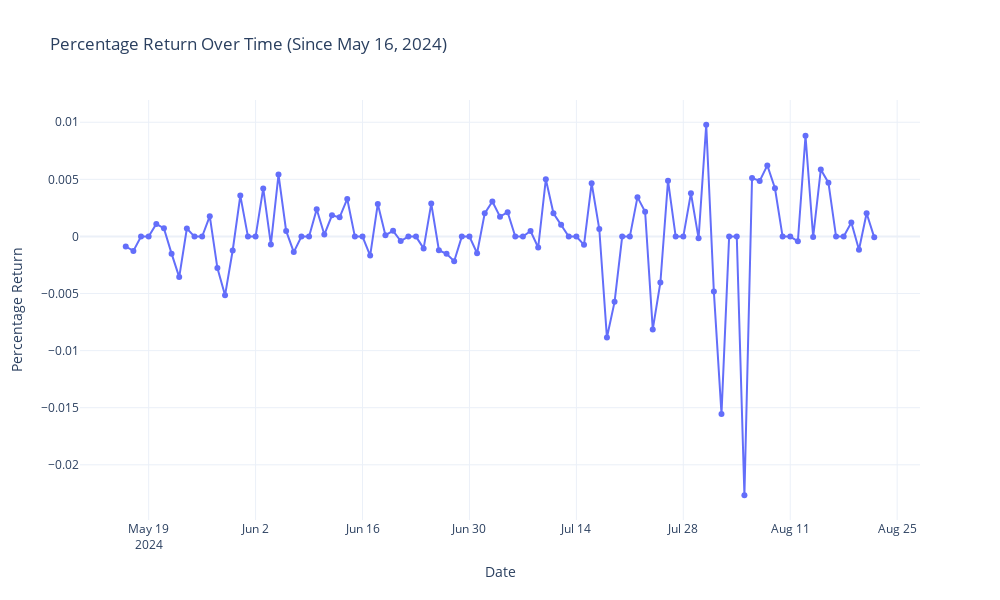

Notebook source saved alongside this figure:
### Markdown cell above
## Automatize Forecast from Indexa Capital

Using this template, let's create a connection with Indexa Capital with the [API documentation](https://indexacapital.com/en/api-rest-v1)

Below is the extraction of performance from the account:E5Z7U6AC

### Code cell
import pandas as pd
import requests
import plotly.graph_objects as go

# Define the function to return the Performance using the token
def get_account_positions(token):
    # Prepare API request
    host = "https://api.indexacapital.com"
    url = f"{host}/stats/performance"
    
    # Define the headers
    headers = {
        'X-AUTH-TOKEN': token,
        'Accept': '*/*'
    }
    
    # Send the query using GET method
    response = requests.get(url, headers=headers)
    
    # Check if the response was successful
    if response.status_code == 200:
        # Parse response JSON data
        data = response.json()
        
        # Extract 'history_data' from the response
        if 'history_data' in data:
            history_data = data['history_data']
            
            # Convert history_data into a DataFrame
            df = pd.DataFrame.from_dict(history_data, orient='index')
            
            # Optionally, convert the 'date' column to a datetime object
            df['date'] = pd.to_datetime(df['date'])
            
            # Set the date as the index
            df.set_index('date', inplace=True)
            
            # Multiply the 'percentage_return' by 100 to get percentage points
            if 'percentage_return' in df.columns:
                df['percentage_return'] = df['percentage_return']
            
            # Return the DataFrame
            return df
        else:
            print("Error: 'history_data' not found in the response.")
            return None
    else:
        # Handle errors
        print(f"Error: {response.status_code}, {response.text}")
        return None

# Example usage
token = "eyJ0eXAiOiJKV1QiLCJhbGciOiJIUzI1NiJ9.eyJhdXRoX2J5IjoiYXBpK2luZGV4YV9vMiIsImJpb21ldHJpYyI6ZmFsc2UsImRldmljZSI6bnVsbCwiZW5kcG9pbnQiOiJodHRwOlwvXC9hcGkuaW5kZXhhY2FwaXRhbC5jb20iLCJpYXQiOjE3MjM4MjE3NTMsImlzcyI6IkluZGV4YSBDYXBpdGFsIiwic3ViIjoianVhbnNlc2ExOTk2QGdtYWlsLmNvbSJ9.P-HXeM9iOiXIANtSf45t-s0BXHlf-EaMk0QZT2N7aLQ"
history_df = get_account_positions(token)

# Filter and plot the data since May 16, 2024
if history_df is not None:
    # Filter data for dates greater than or equal to May 16, 2024
    filtered_df = history_df[history_df.index >= '2024-05-16']

    # Calculate the average percentage return
    average_return = filtered_df['percentage_return'].mean()

    # Print the average return
    print(f"Average Percentage Return Since May 16, 2024: {average_return:.4f}")

    # Create a plotly figure
    fig = go.Figure()

    # Add a scatter trace for 'percentage_return'
    fig.add_trace(go.Scatter(x=filtered_df.index, y=filtered_df['percentage_return'], mode='lines+markers', name='Percentage Return'))

    # Customize the layout
    fig.update_layout(
        title="Percentage Return Over Time (Since May 16, 2024)",
        xaxis_title="Date",
        yaxis_title="Percentage Return",
        template="plotly_white",
        width=1000,
        height=600
    )

    # Show the plot
    fig.show()

### Figure 1 — Plotly figure (JSON) as saved in the notebook; plotly's stock layout.template omitted (floating-point values rounded to 4 significant figures)
{"data": [{"mode": "lines+markers", "name": "Percentage Return", "type": "scatter", "x": ["2024-05-16T00:00:00", "2024-05-17T00:00:00", "2024-05-18T00:00:00", "2024-05-19T00:00:00", "2024-05-20T00:00:00", "2024-05-21T00:00:00", "2024-05-22T00:00:00", "2024-05-23T00:00:00", "2024-05-24T00:00:00", "2024-05-25T00:00:00", "2024-05-26T00:00:00", "2024-05-27T00:00:00", "2024-05-28T00:00:00", "2024-05-29T00:00:00", "2024-05-30T00:00:00", "2024-05-31T00:00:00", "2024-06-01T00:00:00", "2024-06-02T00:00:00", "2024-06-03T00:00:00", "2024-06-04T00:00:00", "2024-06-05T00:00:00", "2024-06-06T00:00:00", "2024-06-07T00:00:00", "2024-06-08T00:00:00", "2024-06-09T00:00:00", "2024-06-10T00:00:00", "2024-06-11T00:00:00", "2024-06-12T00:00:00", "2024-06-13T00:00:00", "2024-06-14T00:00:00", "2024-06-15T00:00:00", "2024-06-16T00:00:00", "2024-06-17T00:00:00", "2024-06-18T00:00:00", "2024-06-19T00:00:00", "2024-06-20T00:00:00", "2024-06-21T00:00:00", "2024-06-22T00:00:00", "2024-06-23T00:00:00", "2024-06-24T00:00:00", "2024-06-25T00:00:00", "2024-06-26T00:00:00", "2024-06-27T00:00:00", "2024-06-28T00:00:00", "2024-06-29T00:00:00", "2024-06-30T00:00:00", "2024-07-01T00:00:00", "2024-07-02T00:00:00", "2024-07-03T00:00:00", "2024-07-04T00:00:00", "2024-07-05T00:00:00", "2024-07-06T00:00:00", "2024-07-07T00:00:00", "2024-07-08T00:00:00", "2024-07-09T00:00:00", "2024-07-10T00:00:00", "2024-07-11T00:00:00", "2024-07-12T00:00:00", "2024-07-13T00:00:00", "2024-07-14T00:00:00", "2024-07-15T00:00:00", "2024-07-16T00:00:00", "2024-07-17T00:00:00", "2024-07-18T00:00:00", "2024-07-19T00:00:00", "2024-07-20T00:00:00", "2024-07-21T00:00:00", "2024-07-22T00:00:00", "2024-07-23T00:00:00", "2024-07-24T00:00:00", "2024-07-25T00:00:00", "2024-07-26T00:00:00", "2024-07-27T00:00:00", "2024-07-28T00:00:00", "2024-07-29T00:00:00", "2024-07-30T00:00:00", "2024-07-31T00:00:00", "2024-08-01T00:00:00", "2024-08-02T00:00:00", "2024-08-03T00:00:00", "2024-08-04T00:00:00", "2024-08-05T00:00:00", "2024-08-06T00:00:00", "2024-08-07T00:00:00", "2024-08-08T00:00:00", "2024-08-09T00:00:00", "2024-08-10T00:00:00", "2024-08-11T00:00:00", "2024-08-12T00:00:00", "2024-08-13T00:00:00", "2024-08-14T00:00:00", "2024-08-15T00:00:00", "2024-08-16T00:00:00", "2024-08-17T00:00:00", "2024-08-18T00:00:00", "2024-08-19T00:00:00", "2024-08-20T00:00:00", "2024-08-21T00:00:00", "2024-08-22T00:00:00"], "y": [-0.0008805, -0.001264, -1.243e-05, -1.243e-05, 0.001093, 0.0007099, -0.001505, -0.00356, 0.0006937, -1.243e-05, -1.243e-05, 0.001774, -0.002769, -0.005155, -0.001229, 0.003582, -1.243e-05, -1.243e-05, 0.00421, -0.0006947, 0.005419, 0.0004829, -0.001369, -1.243e-05, -1.243e-05, 0.002381, 0.0001634, 0.001851, 0.001673, 0.003281, -1.243e-05, -1.243e-05, -0.001672, 0.002847, 0.0001123, 0.0004891, -0.0004008, -1.243e-05, -1.243e-05, -0.001045, 0.00288, -0.001211, -0.001522, -0.002171, -1.243e-05, -1.243e-05, -0.001469, 0.002024, 0.003061, 0.001731, 0.002121, -1.243e-05, -1.243e-05, 0.0004797, -0.0009691, 0.005003, 0.002033, 0.001028, -1.243e-05, -1.243e-05, -0.0007362, 0.004661, 0.0006497, -0.008857, -0.005729, -1.243e-05, -1.243e-05, 0.003443, 0.002167, -0.008142, -0.004032, 0.004885, -1.243e-05, -1.243e-05, 0.00378, -0.0001619, 0.009783, -0.00483, -0.01555, -1.243e-05, -1.243e-05, -0.02267, 0.005126, 0.004866, 0.006222, 0.004223, -1.243e-05, -1.243e-05, -0.000419, 0.008812, -5.193e-05, 0.005856, 0.004708, -1.243e-05, -1.243e-05, 0.001228, -0.001162, 0.002033, -7.783e-05]}], "layout": {"height": 600, "title": {"text": "Percentage Return Over Time (Since May 16, 2024)"}, "width": 1000, "xaxis": {"autorange": true, "range": ["2024-05-10 00:11:35.0925", "2024-08-27 23:48:24.9075"], "title": {"text": "Date"}, "type": "date"}, "yaxis": {"autorange": true, "range": [-0.02483, 0.01195], "title": {"text": "Percentage Return"}, "type": "linear"}}}
